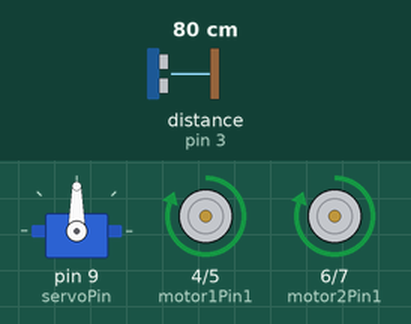
Bench run of a sketch on a simulated Arduino Uno, built with avr-gcc and run on an emulated ATmega328P. Shown: servo, motor-driver pin pairs drawn as motors (green arrow = first pin HIGH = forward, orange = second pin HIGH = backward, longer = more drive). Wiring (inferred from the names in the program): ultrasonic range finder: trigger pin 2; echo pin 3. The inputs (shaded band) are chosen by the test bench; at power-on: distance to the obstacle (sensor on pin 3) 80 cm. The echo pulse lasts 58.3 µs per cm.

Above: at 1.2 s.
1.3 s: distance to the obstacle (sensor on pin 3) set to 24 cm
2.8 s: distance to the obstacle (sensor on pin 3) set to 20 cm
At 3.6 s:
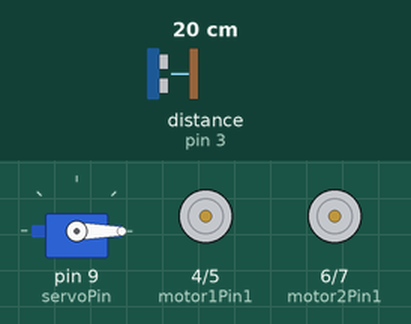
5.8 s: distance to the obstacle (sensor on pin 3) set to 35 cm
At 7.0 s:
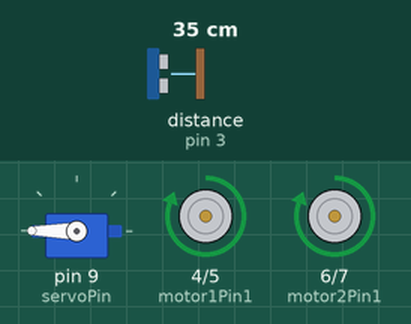
7.3 s: distance to the obstacle (sensor on pin 3) set to 2 cm
At 9.0 s:
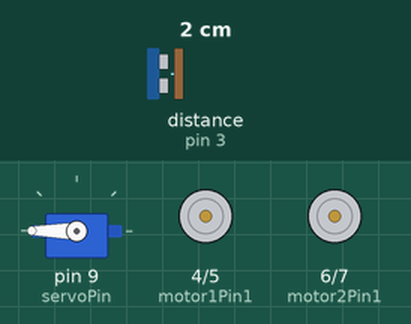
Timing chart, 0 to 11.3 s (numbered marks = the images above; inputs shaded):
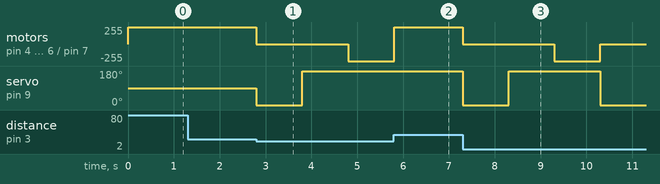

The sketch:

car.ino
```cpp
#include <Servo.h>
Servo servoMotor;

const int trigPin = 2;
const int echoPin = 3;
const int motor1Pin1 = 4;
const int motor1Pin2 = 5;
const int motor2Pin1 = 6;
const int motor2Pin2 = 7;
const int servoPin = 9;

long duration;
int distance;

void setup() {
  pinMode(trigPin, OUTPUT);
  pinMode(echoPin, INPUT);
  pinMode(motor1Pin1, OUTPUT);
  pinMode(motor1Pin2, OUTPUT);
  pinMode(motor2Pin1, OUTPUT);
  pinMode(motor2Pin2, OUTPUT);

  servoMotor.attach(servoPin);
  servoMotor.write(90); // Start with the servo facing forward

  Serial.begin(9600);
}

void loop() {
  distance = measureDistance();

  if (distance > 20) { // Safe distance
    moveForward();
  } else {
    stopCar();
    scanForPath();
  }
}

void moveForward() {
  digitalWrite(motor1Pin1, HIGH);
  digitalWrite(motor1Pin2, LOW);
  digitalWrite(motor2Pin1, HIGH);
  digitalWrite(motor2Pin2, LOW);
}

void stopCar() {
  digitalWrite(motor1Pin1, LOW);
  digitalWrite(motor1Pin2, LOW);
  digitalWrite(motor2Pin1, LOW);
  digitalWrite(motor2Pin2, LOW);
}

void scanForPath() {
  // Scan left
  servoMotor.write(0);
  delay(1000);
  if (measureDistance() > 20) {
    turnLeft();
    return;
  }

  // Scan right
  servoMotor.write(180);
  delay(1000);
  if (measureDistance() > 20) {
    turnRight();
    return;
  }

  // If no path is clear, turn around
  turnAround();
}

void turnLeft() {
  digitalWrite(motor1Pin1, LOW);
  digitalWrite(motor1Pin2, HIGH);
  digitalWrite(motor2Pin1, HIGH);
  digitalWrite(motor2Pin2, LOW);
  delay(500); // Adjust delay for the turn
  moveForward();
}

void turnRight() {
  digitalWrite(motor1Pin1, HIGH);
  digitalWrite(motor1Pin2, LOW);
  digitalWrite(motor2Pin1, LOW);
  digitalWrite(motor2Pin2, HIGH);
  delay(500); // Adjust delay for the turn
  moveForward();
}

void turnAround() {
  digitalWrite(motor1Pin1, LOW);
  digitalWrite(motor1Pin2, HIGH);
  digitalWrite(motor2Pin1, LOW);
  digitalWrite(motor2Pin2, HIGH);
  delay(1000); // Adjust delay for the turn
  moveForward();
}

int measureDistance() {
  digitalWrite(trigPin, LOW);
  delayMicroseconds(2);
  digitalWrite(trigPin, HIGH);
  delayMicroseconds(10);
  digitalWrite(trigPin, LOW);

  duration = pulseIn(echoPin, HIGH);
  int distance = duration * 0.034 / 2;
  return distance;
}
```

Measured:
- the behaviour switches between 22 and 21 cm on distance to the obstacle (sensor on pin 3) (found by bisection; images 0 and 1)
- after the input at 1.3 s, every drawn part: stays the same
- after the input at 2.8 s, motor on pin 4 (motor1Pin1) / pin 5 (motor1Pin2), motor on pin 6 (motor2Pin1) / pin 7 (motor2Pin2): forward 255/255 → stopped at once, → backward 255/255 2.0 s later; servo on pin 9 (servoPin): 90° → 0° at once, → 180° 1.0 s later
- after the input at 5.8 s, motor on pin 4 (motor1Pin1) / pin 5 (motor1Pin2), motor on pin 6 (motor2Pin1) / pin 7 (motor2Pin2): backward 255/255 → forward 255/255 at once; servo on pin 9 (servoPin): stays 180° (without the input it goes to 0° after 0.01 s)
- after the input at 7.3 s, motor on pin 4 (motor1Pin1) / pin 5 (motor1Pin2), motor on pin 6 (motor2Pin1) / pin 7 (motor2Pin2): forward 255/255 → stopped at once, → backward 255/255 2.0 s later, → stopped 1.0 s later; servo on pin 9 (servoPin): 180° → 0° at once, → 180° 1.0 s later, → 0° 2.0 s later
